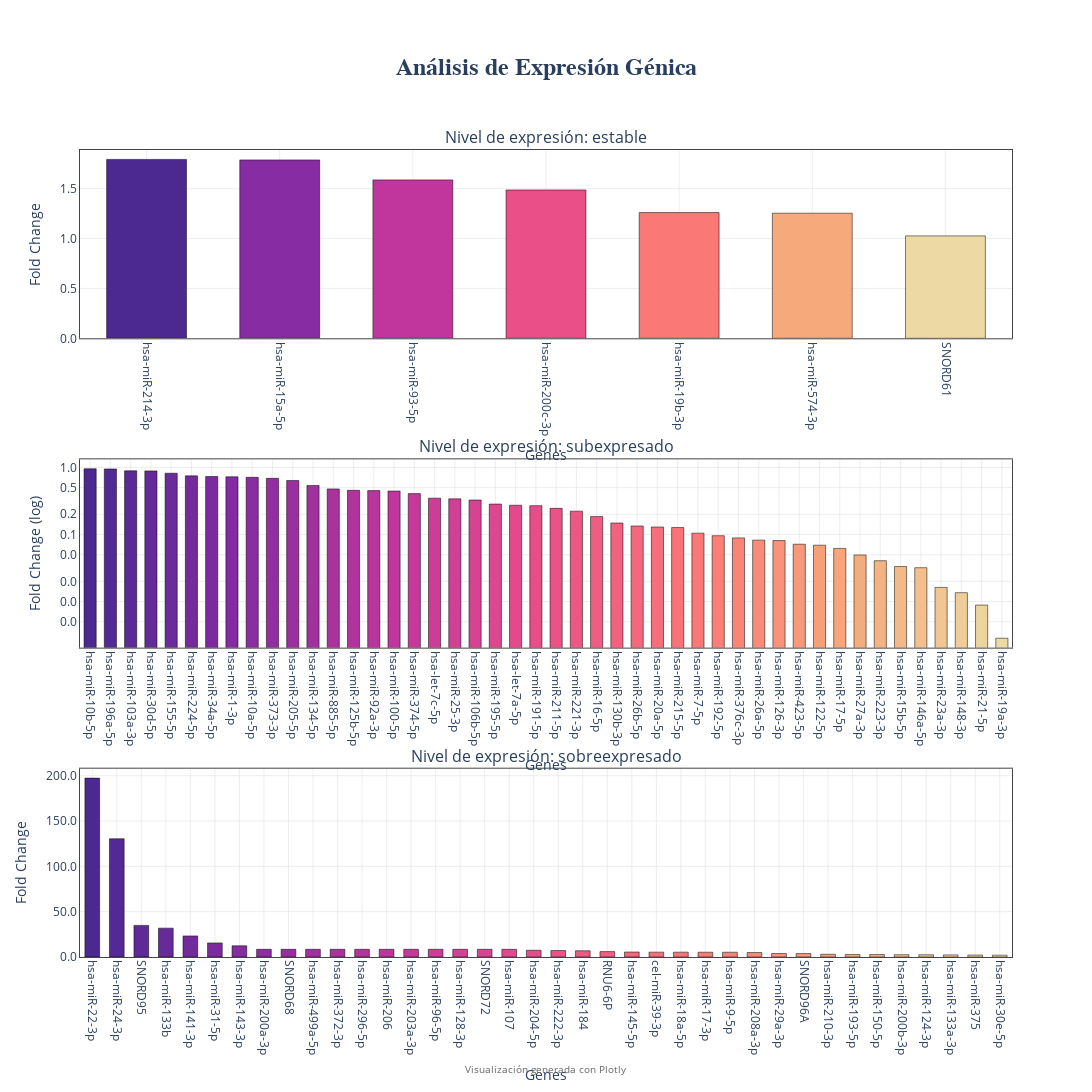

The cell this chart's notebook holds for it:
### Markdown cell above
### Visualización de fold change por nivel de expresión

> datos: listas de genes

Este código genera una visualización en subplots para cada nivel de expresión génica (**Subexpresado**, **Estable**, **Sobreexpresado**), mostrando el **Fold Change** de los genes en cada categoría.


**Uso*:
- Esta visualización es útil para comparar el `fold_change` de los genes en cada nivel de expresión y identificar patrones o valores atípicos.

### Code cell
import plotly.graph_objects as go
from plotly.subplots import make_subplots
from plotly.colors import sample_colorscale, qualitative


# Filtrar solo los niveles que existen en los datos
unique_levels = [level for level in orden_niveles if level in df_combined_expresion['nivel_expresion'].unique()]
num_levels = len(unique_levels)

# Crear figura con subplots
fig = make_subplots(
    rows=num_levels,
    cols=1,
    subplot_titles=[f'Nivel de expresión: {level}' for level in unique_levels],
    vertical_spacing=0.15,
    specs=[[{"secondary_y": False}] for _ in range(num_levels)]
)

# Configurar estilo común
axis_style = dict(
    showgrid=True,
    gridcolor='rgba(200,200,200,0.3)',
    linecolor='#444',
    mirror=True,
    zeroline=False
)

for i, level in enumerate(unique_levels, 1):
    # Filtrar y ordenar datos
    data_subset = df_combined_expresion[df_combined_expresion['nivel_expresion'] == level]
    data_subset = data_subset.sort_values('fold_change', ascending=False)

    if data_subset.empty:
        continue

    num_bars = len(data_subset)

    # Generar colores con escala secuencial de Plotly
    if num_bars > 1:
        colors = sample_colorscale('Agsunset', [n/(num_bars-1) for n in range(num_bars)])
    else:
        colors = [qualitative.Plotly[0]]  # Color base de Plotly

    # Crear gráfico de barras
    fig.add_trace(
        go.Bar(
            x=data_subset['target'],
            y=data_subset['fold_change'],
            marker=dict(
                color=colors,
                line=dict(color='rgba(0,0,0,0.5)', width=1)
            ),
            name=level,
            hovertemplate=(
                "<b>%{x}</b><br>"
                "Fold Change: %{y:.2f}<br>"
                "Nivel: %{fullData.name}"
                "<extra></extra>"
            )
        ),
        row=i,
        col=1
    )

    # Configurar escalas
    min_val = data_subset['fold_change'].min()
    max_val = data_subset['fold_change'].max()

    yaxis_config = dict(
        type='log' if (max_val / min_val > 100 and min_val > 0) else 'linear',
        title='Fold Change (log)' if (max_val / min_val > 100) else 'Fold Change',
        tickformat=".1f",
        **axis_style
    )

    fig.update_yaxes(yaxis_config, row=i, col=1)
    fig.update_xaxes(
        title='Genes',
        tickangle=90,
        categoryorder='total descending',
        **axis_style,
        row=i,
        col=1
    )

# Configuración global del layout
fig.update_layout(
    height=400 * num_levels + 200,
    width=1200,
    title=dict(
        text='<b>Análisis de Expresión Génica</b>',
        x=0.5,
        font=dict(size=24, family='Arial')
    ),
    plot_bgcolor='white',
    hoverlabel=dict(
        bgcolor='white',
        font_size=12,
        font_family="Arial"
    ),
    margin=dict(t=150, b=100),
    showlegend=False,
    bargap=0.4  # Espaciado entre barras
)

# Añadir anotación de crédito
fig.add_annotation(
    text="Visualización generada con Plotly",
    xref="paper",
    yref="paper",
    x=0.5,
    y=-0.15,
    showarrow=False,
    font=dict(color='#666', size=10)
)

fig.show()

guardar_grafico(fig, 'analisis_expresion_genica.png')

### Figure 1 — Plotly figure (JSON) as saved in the notebook; plotly's stock layout.template omitted (floating-point values rounded to 4 significant figures)
{"data": [{"hovertemplate": "<b>%{x}</b><br>Fold Change: %{y:.2f}<br>Nivel: %{fullData.name}<extra></extra>", "marker": {"color": ["rgb(75, 41, 145)", "rgb(135, 44, 162)", "rgb(192, 54, 157)", "rgb(234, 79, 136)", "rgb(250, 120, 118)", "rgb(246, 169, 122)", "rgb(237, 217, 163)"], "line": {"color": "rgba(0,0,0,0.5)", "width": 1}}, "name": "estable", "type": "bar", "x": ["hsa-miR-214-3p", "hsa-miR-15a-5p", "hsa-miR-93-5p", "hsa-miR-200c-3p", "hsa-miR-19b-3p", "hsa-miR-574-3p", "SNORD61"], "xaxis": "x", "y": [1.793, 1.788, 1.588, 1.487, 1.26, 1.254, 1.027], "yaxis": "y"}, {"hovertemplate": "<b>%{x}</b><br>Fold Change: %{y:.2f}<br>Nivel: %{fullData.name}<extra></extra>", "marker": {"color": ["rgb(75, 41, 145)", "rgb(83, 41, 147)", "rgb(91, 42, 150)", "rgb(99, 42, 152)", "rgb(107, 43, 154)", "rgb(115, 43, 156)", "rgb(123, 43, 159)", "rgb(131, 44, 161)", "rgb(139, 45, 162)", "rgb(146, 46, 161)", "rgb(154, 47, 160)", "rgb(162, 49, 160)", "rgb(169, 50, 159)", "rgb(177, 51, 158)", "rgb(184, 53, 158)", "rgb(192, 54, 157)", "rgb(198, 57, 154)", "rgb(203, 61, 151)", "rgb(209, 64, 149)", "rgb(214, 67, 146)", "rgb(220, 71, 143)", "rgb(226, 74, 140)", "rgb(231, 77, 137)", "rgb(235, 82, 135)", "rgb(237, 87, 132)", "rgb(239, 93, 130)", "rgb(241, 98, 128)", "rgb(244, 104, 125)", "rgb(246, 109, 123)", "rgb(248, 115, 120)", "rgb(250, 120, 118)", "rgb(249, 127, 119)", "rgb(249, 133, 119)", "rgb(248, 140, 120)", "rgb(248, 146, 120)", "rgb(247, 153, 121)", "rgb(247, 159, 121)", "rgb(246, 166, 122)", "rgb(245, 172, 125)", "rgb(244, 179, 130)", "rgb(243, 185, 136)", "rgb(242, 191, 141)", "rgb(241, 198, 147)", "rgb(239, 204, 152)", "rgb(238, 211, 158)", "rgb(237, 217, 163)"], "line": {"color": "rgba(0,0,0,0.5)", "width": 1}}, "name": "subexpresado", "type": "bar", "x": ["hsa-miR-10b-5p", "hsa-miR-196a-5p", "hsa-miR-103a-3p", "hsa-miR-30d-5p", "hsa-miR-155-5p", "hsa-miR-224-5p", "hsa-miR-34a-5p", "hsa-miR-1-3p", "hsa-miR-10a-5p", "hsa-miR-373-3p", "hsa-miR-205-5p", "hsa-miR-134-5p", "hsa-miR-885-5p", "hsa-miR-125b-5p", "hsa-miR-92a-3p", "hsa-miR-100-5p", "hsa-miR-374-5p", "hsa-let-7c-5p", "hsa-miR-25-3p", "hsa-miR-106b-5p", "hsa-miR-195-5p", "hsa-let-7a-5p", "hsa-miR-191-5p", "hsa-miR-211-5p", "hsa-miR-221-3p", "hsa-miR-16-5p", "hsa-miR-130b-3p", "hsa-miR-26b-5p", "hsa-miR-20a-5p", "hsa-miR-215-5p", "hsa-miR-7-5p", "hsa-miR-192-5p", "hsa-miR-376c-3p", "hsa-miR-26a-5p", "hsa-miR-126-3p", "hsa-miR-423-5p", "hsa-miR-122-5p", "hsa-miR-17-5p", "hsa-miR-27a-3p", "hsa-miR-223-3p", "hsa-miR-15b-5p", "hsa-miR-146a-5p", "hsa-miR-23a-3p", "hsa-miR-148-3p", "hsa-miR-21-5p", "hsa-miR-19a-3p"], "xaxis": "x2", "y": [0.9548, 0.9491, 0.8904, 0.8871, 0.819, 0.7484, 0.7313, 0.7246, 0.7116, 0.688, 0.6384, 0.5378, 0.4778, 0.4554, 0.4508, 0.4446, 0.4068, 0.3483, 0.3401, 0.3265, 0.2842, 0.2727, 0.2689, 0.2452, 0.2226, 0.185, 0.1482, 0.1338, 0.1293, 0.1272, 0.1047, 0.09596, 0.08891, 0.08235, 0.0811, 0.07152, 0.06921, 0.06195, 0.04944, 0.04063, 0.03327, 0.03195, 0.01624, 0.01356, 0.008854, 0.002836], "yaxis": "y2"}, {"hovertemplate": "<b>%{x}</b><br>Fold Change: %{y:.2f}<br>Nivel: %{fullData.name}<extra></extra>", "marker": {"color": ["rgb(75, 41, 145)", "rgb(85, 41, 148)", "rgb(94, 42, 151)", "rgb(104, 42, 153)", "rgb(114, 43, 156)", "rgb(124, 43, 159)", "rgb(133, 44, 162)", "rgb(143, 45, 161)", "rgb(152, 47, 161)", "rgb(161, 49, 160)", "rgb(170, 50, 159)", "rgb(180, 52, 158)", "rgb(189, 53, 157)", "rgb(197, 57, 155)", "rgb(203, 61, 151)", "rgb(210, 65, 148)", "rgb(217, 69, 145)", "rgb(224, 73, 141)", "rgb(231, 77, 138)", "rgb(235, 82, 135)", "rgb(238, 89, 132)", "rgb(240, 96, 129)", "rgb(243, 102, 126)", "rgb(246, 109, 123)", "rgb(248, 116, 120)", "rgb(250, 123, 118)", "rgb(249, 131, 119)", "rgb(248, 139, 120)", "rgb(248, 146, 120)", "rgb(247, 154, 121)", "rgb(247, 162, 121)", "rgb(246, 170, 123)", "rgb(244, 178, 130)", "rgb(243, 186, 136)", "rgb(241, 194, 143)", "rgb(240, 201, 150)", "rgb(238, 209, 156)", "rgb(237, 217, 163)"], "line": {"color": "rgba(0,0,0,0.5)", "width": 1}}, "name": "sobreexpresado", "type": "bar", "x": ["hsa-miR-22-3p", "hsa-miR-24-3p", "SNORD95", "hsa-miR-133b", "hsa-miR-141-3p", "hsa-miR-31-5p", "hsa-miR-143-3p", "hsa-miR-200a-3p", "SNORD68", "hsa-miR-499a-5p", "hsa-miR-372-3p", "hsa-miR-296-5p", "hsa-miR-206", "hsa-miR-203a-3p", "hsa-miR-96-5p", "hsa-miR-128-3p", "SNORD72", "hsa-miR-107", "hsa-miR-204-5p", "hsa-miR-222-3p", "hsa-miR-184", "RNU6-6P", "hsa-miR-145-5p", "cel-miR-39-3p", "hsa-miR-18a-5p", "hsa-miR-17-3p", "hsa-miR-9-5p", "hsa-miR-208a-3p", "hsa-miR-29a-3p", "SNORD96A", "hsa-miR-210-3p", "hsa-miR-193-5p", "hsa-miR-150-5p", "hsa-miR-200b-3p", "hsa-miR-124-3p", "hsa-miR-133a-3p", "hsa-miR-375", "hsa-miR-30e-5p"], "xaxis": "x3", "y": [197.3, 130.4, 34.87, 31.85, 23.25, 15.53, 12.34, 8.487, 8.487, 8.487, 8.487, 8.487, 8.487, 8.487, 8.487, 8.487, 8.487, 8.487, 7.44, 7.13, 6.893, 5.932, 5.514, 5.353, 5.329, 5.258, 5.256, 4.92, 3.869, 3.805, 2.989, 2.776, 2.723, 2.552, 2.485, 2.34, 2.131, 2.002], "yaxis": "y3"}], "layout": {"annotations": [{"font": {"size": 16}, "showarrow": false, "text": "Nivel de expresión: estable", "x": 0.5, "xanchor": "center", "xref": "paper", "y": 1.0, "yanchor": "bottom", "yref": "paper"}, {"font": {"size": 16}, "showarrow": false, "text": "Nivel de expresión: subexpresado", "x": 0.5, "xanchor": "center", "xref": "paper", "y": 0.6167, "yanchor": "bottom", "yref": "paper"}, {"font": {"size": 16}, "showarrow": false, "text": "Nivel de expresión: sobreexpresado", "x": 0.5, "xanchor": "center", "xref": "paper", "y": 0.2333, "yanchor": "bottom", "yref": "paper"}, {"font": {"color": "#666", "size": 10}, "showarrow": false, "text": "Visualización generada con Plotly", "x": 0.5, "xref": "paper", "y": -0.15, "yref": "paper"}], "bargap": 0.4, "height": 1400, "hoverlabel": {"bgcolor": "white", "font": {"family": "Arial", "size": 12}}, "margin": {"b": 100, "t": 150}, "plot_bgcolor": "white", "showlegend": false, "title": {"font": {"family": "Arial", "size": 24}, "text": "<b>Análisis de Expresión Génica</b>", "x": 0.5}, "width": 1200, "xaxis": {"anchor": "y", "categoryorder": "total descending", "domain": [0, 1], "gridcolor": "rgba(200,200,200,0.3)", "linecolor": "#444", "mirror": true, "showgrid": true, "tickangle": 90, "title": {"text": "Genes"}, "zeroline": false}, "xaxis2": {"anchor": "y2", "categoryorder": "total descending", "domain": [0, 1], "gridcolor": "rgba(200,200,200,0.3)", "linecolor": "#444", "mirror": true, "showgrid": true, "tickangle": 90, "title": {"text": "Genes"}, "zeroline": false}, "xaxis3": {"anchor": "y3", "categoryorder": "total descending", "domain": [0, 1], "gridcolor": "rgba(200,200,200,0.3)", "linecolor": "#444", "mirror": true, "showgrid": true, "tickangle": 90, "title": {"text": "Genes"}, "zeroline": false}, "yaxis": {"anchor": "x", "domain": [0.7667, 1.0], "gridcolor": "rgba(200,200,200,0.3)", "linecolor": "#444", "mirror": true, "showgrid": true, "tickformat": ".1f", "title": {"text": "Fold Change"}, "type": "linear", "zeroline": false}, "yaxis2": {"anchor": "x2", "domain": [0.3833, 0.6167], "gridcolor": "rgba(200,200,200,0.3)", "linecolor": "#444", "mirror": true, "showgrid": true, "tickformat": ".1f", "title": {"text": "Fold Change (log)"}, "type": "log", "zeroline": false}, "yaxis3": {"anchor": "x3", "domain": [0, 0.2333], "gridcolor": "rgba(200,200,200,0.3)", "linecolor": "#444", "mirror": true, "showgrid": true, "tickformat": ".1f", "title": {"text": "Fold Change"}, "type": "linear", "zeroline": false}}}
